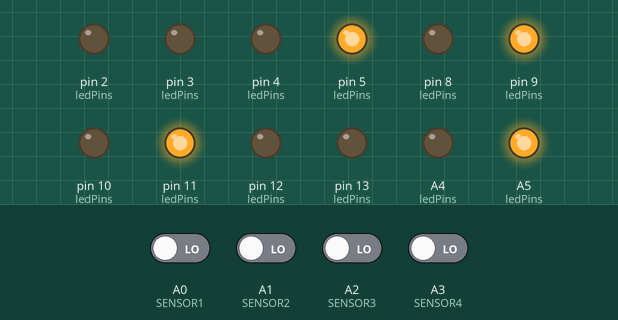
The sketch below on a simulated Arduino Uno, built with avr-gcc and run on an emulated ATmega328P. Shown: output pins drawn as LEDs (lit = HIGH). The inputs (shaded band) are chosen by the test bench; at power-on: A0 (SENSOR1), A1 (SENSOR2), A2 (SENSOR3), A3 (SENSOR4) LOW.

Above: at 22.4 s.
22.5 s: A0 (SENSOR1) driven HIGH
At 28.5 s:
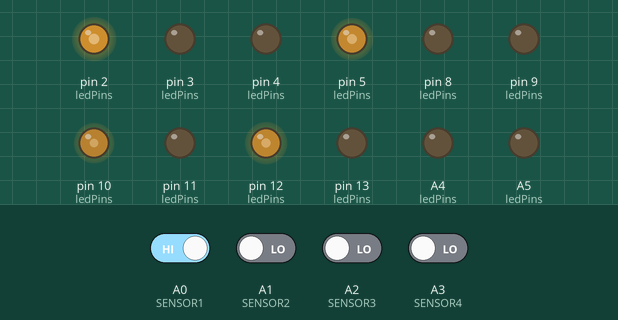
29.5 s: A0 (SENSOR1) driven LOW
At 30.3 s:
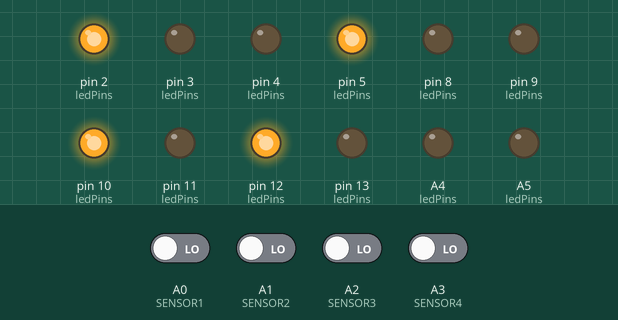
51.5 s: A1 (SENSOR2) driven HIGH
At 58.1 s:
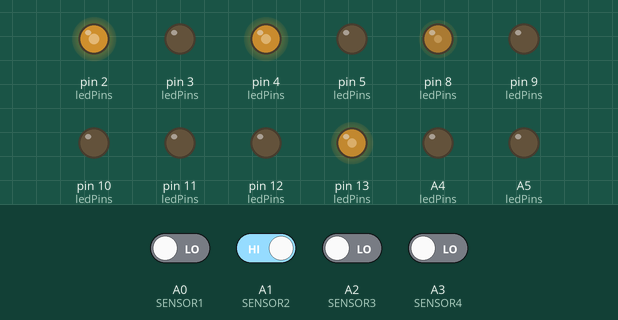
59.0 s: A1 (SENSOR2) driven LOW
At 66.7 s:
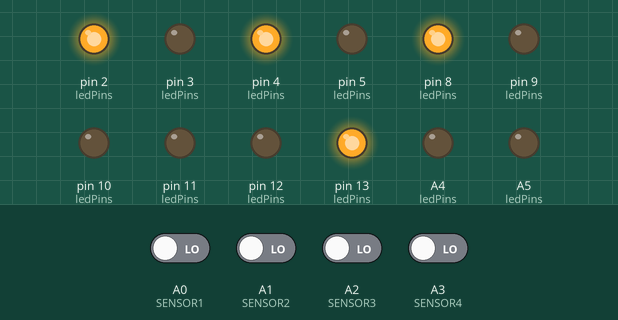
Timing chart, 0 to 81.5 s (numbered marks = the images above; inputs shaded):
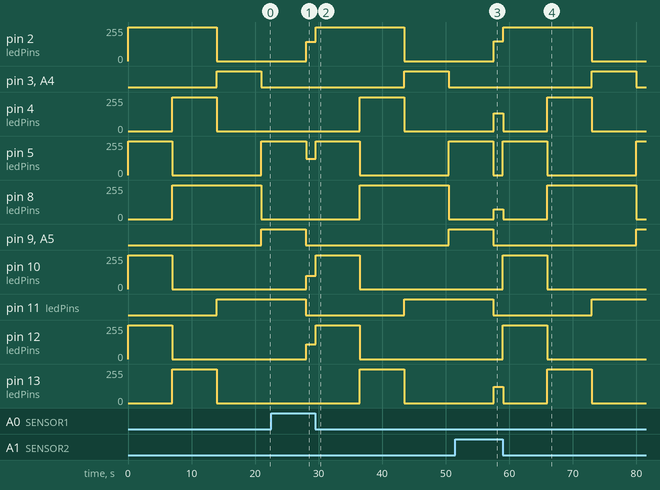

The sketch:

source_code.ino
```cpp
// Arduino code for Density-Based Traffic Control System

// IR Sensors (Analog Pins A0-A3)
#define SENSOR1 A0
#define SENSOR2 A1
#define SENSOR3 A2
#define SENSOR4 A3

// Traffic Lights - LEDs
#define R1 8
#define Y1 9
#define G1 10

#define R2 11
#define Y2 12
#define G2 13

#define R3 5
#define Y3 4
#define G3 3

#define R4 2
#define Y4 A4
#define G4 A5

void setup() {
  // Set LED pins as OUTPUT
  int ledPins[] = {R1, Y1, G1, R2, Y2, G2, R3, Y3, G3, R4, Y4, G4};
  for (int i = 0; i < 12; i++) {
    pinMode(ledPins[i], OUTPUT);
    digitalWrite(ledPins[i], LOW);
  }

  // Set IR sensor pins as INPUT
  pinMode(SENSOR1, INPUT);
  pinMode(SENSOR2, INPUT);
  pinMode(SENSOR3, INPUT);
  pinMode(SENSOR4, INPUT);
}

void loop() {
  bool s1 = digitalRead(SENSOR1);
  bool s2 = digitalRead(SENSOR2);
  bool s3 = digitalRead(SENSOR3);
  bool s4 = digitalRead(SENSOR4);

  if (s1) {
    setLights(G1, Y2, R3, R4);
  }
  else if (s2) {
    setLights(R1, G2, Y3, R4);
  }
  else if (s3) {
    setLights(R1, R2, G3, Y4);
  }
  else if (s4) {
    setLights(Y1, R2, R3, G4);
  }
  else {
    // Default Cycle
    setLights(G1, Y2, R3, R4);
    delay(7000);

    clearAll();
    setLights(R1, G2, Y3, R4);
    delay(7000);

    clearAll();
    setLights(R1, R2, G3, Y4);
    delay(7000);

    clearAll();
    setLights(Y1, R2, R3, G4);
    delay(7000);

    clearAll();
  }

  clearAll();  // Clear before next check
}

void setLights(int l1, int l2, int l3, int l4) {
  digitalWrite(l1, HIGH);
  digitalWrite(l2, HIGH);
  digitalWrite(l3, HIGH);
  digitalWrite(l4, HIGH);
}

void clearAll() {
  int ledPins[] = {R1, Y1, G1, R2, Y2, G2, R3, Y3, G3, R4, Y4, G4};
  for (int i = 0; i < 12; i++) {
    digitalWrite(ledPins[i], LOW);
  }
}
```

Measured:
- after the input at 22.5 s, pin 2 (ledPins): 0/255 → 146/255 after 5.5 s; pin 5 (ledPins): 255/255 → 123/255 after 5.5 s; pin 10 (ledPins): 0/255 → 98/255 after 5.5 s; pin 12 (ledPins): 0/255 → 112/255 after 5.5 s
- after the input at 29.5 s, pin 2 (ledPins): 146/255 → 255/255 at once, → 0/255 14.0 s later; pin 3 (ledPins): LOW → HIGH after 14.0 s, → LOW 7.0 s later
- after the input at 51.5 s, pin 2 (ledPins): 0/255 → 148/255 after 6.0 s; pin 4 (ledPins): 0/255 → 134/255 after 6.0 s; pin 5 (ledPins): 255/255 → 0/255 after 6.0 s; pin 8 (ledPins): 0/255 → 72/255 after 6.0 s; pin 10 (ledPins), pin 12 (ledPins): stays 0/255 (without the input it goes to 255/255 after 6.0 s)
- after the input at 59.0 s, pin 2 (ledPins): 148/255 → 255/255 at once, → 0/255 14.0 s later; pin 3 (ledPins): LOW → HIGH after 14.0 s, → LOW 7.0 s later
